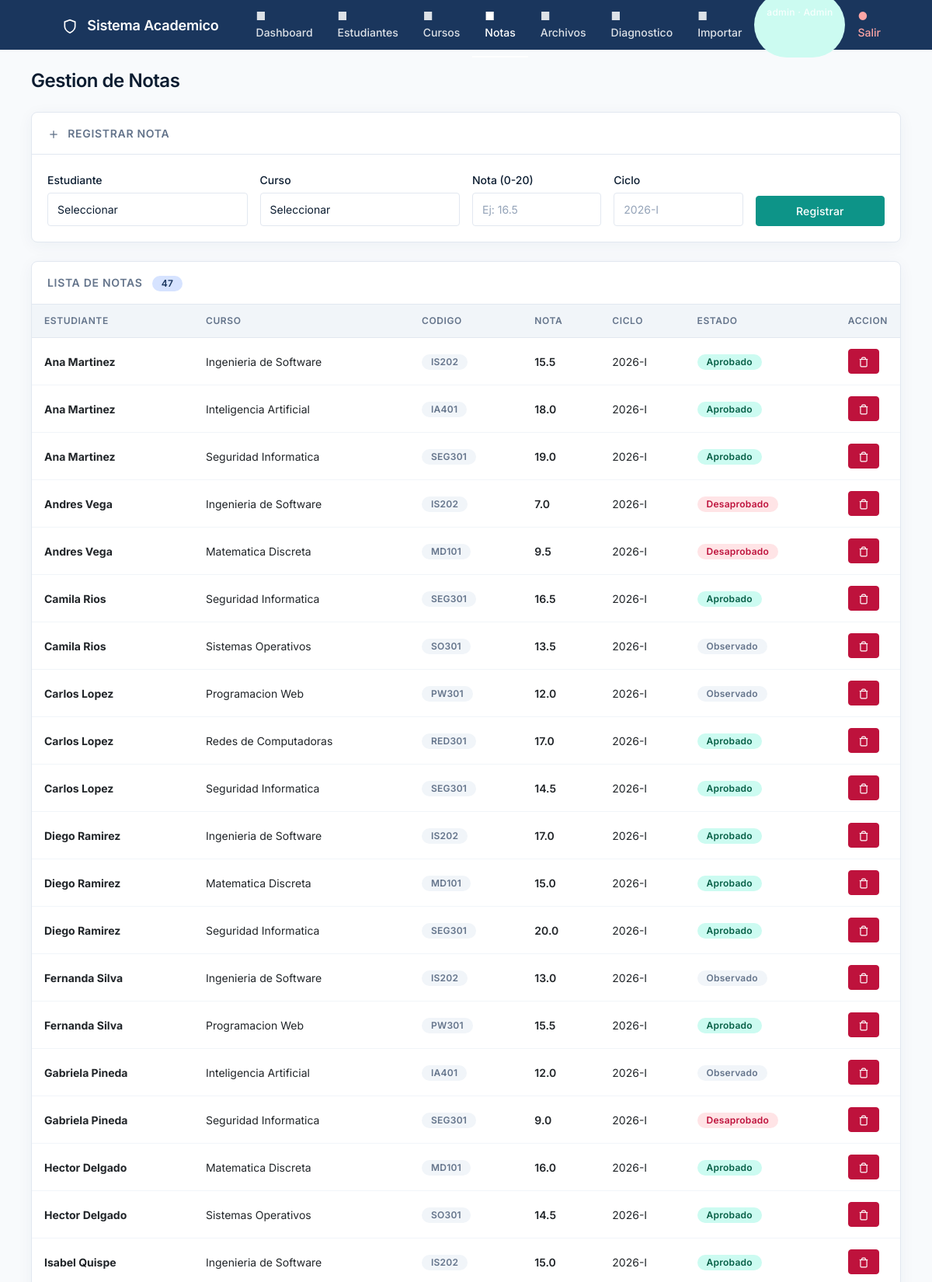
Screenshot of /notas (signed in, upper part) with the database file from the repository.
### tables this page shows
CREATE TABLE notas (
    id INTEGER PRIMARY KEY AUTOINCREMENT,
    estudiante_id INTEGER NOT NULL,
    curso_id INTEGER NOT NULL,
    nota REAL NOT NULL CHECK(nota >= 0 AND nota <= 20),
    ciclo TEXT NOT NULL,
    FOREIGN KEY (estudiante_id) REFERENCES estudiantes(id) ON DELETE CASCADE,
    FOREIGN KEY (curso_id) REFERENCES cursos(id) ON DELETE CASCADE
);

CREATE TABLE estudiantes (
    id INTEGER PRIMARY KEY AUTOINCREMENT,
    nombre TEXT NOT NULL,
    email TEXT NOT NULL UNIQUE,
    carrera TEXT NOT NULL
);

CREATE TABLE cursos (
    id INTEGER PRIMARY KEY AUTOINCREMENT,
    nombre TEXT NOT NULL,
    codigo TEXT NOT NULL UNIQUE,
    creditos INTEGER NOT NULL CHECK(creditos > 0)
);

### app.py (the view)
@app.route('/notas')
@login_required
def notas():
    conn = get_db()
    cursor = conn.cursor()
    cursor.execute("""
        SELECT n.id, n.nota, n.ciclo,
               e.nombre as estudiante_nombre,
               c.nombre as curso_nombre, c.codigo as curso_codigo
        FROM notas n
        JOIN estudiantes e ON n.estudiante_id = e.id
        JOIN cursos c ON n.curso_id = c.id
        ORDER BY e.nombre, c.nombre
    """)
    lista = cursor.fetchall()
    cursor.execute("SELECT * FROM estudiantes")
    estudiantes = cursor.fetchall()
    cursor.execute("SELECT * FROM cursos")
    cursos = cursor.fetchall()
    conn.close()
    return render_template(
        'notas.html', notas=lista,
        estudiantes=estudiantes, cursos=cursos,
    )

### app.py (called while the page is built)
def get_db():
    conn = sqlite3.connect(DB_PATH)
    conn.row_factory = sqlite3.Row
    return conn

def login_required(f):
    @wraps(f)
    def decorated(*args, **kwargs):
        if 'user_id' not in session:
            flash('Debe iniciar sesion', 'warning')
            return redirect(url_for('login'))
        return f(*args, **kwargs)
    return decorated

@app.after_request
def set_security_headers(response):
    response.headers['X-Content-Type-Options'] = 'nosniff'
    response.headers['X-Frame-Options'] = 'DENY'
    response.headers['X-XSS-Protection'] = '1; mode=block'
    response.headers['Content-Security-Policy'] = "default-src 'self'; style-src 'self' 'unsafe-inline' cdn.jsdelivr.net; script-src 'self' 'unsafe-inline' cdn.jsdelivr.net"
    response.headers['Strict-Transport-Security'] = 'max-age=31536000; includeSubDomains'
    response.headers['Referrer-Policy'] = 'strict-origin-when-cross-origin'
    return response

### templates/notas.html (shortened to what this page needs)
{% extends "base.html" %}
{% block content %}
<div class="page-header">
    <h2>Gestion de Notas</h2>
</div>
{% if session.get('rol') == 'admin' %}
<div class="card form-card">
    <div class="card-header">
        <svg width="16" height="16" viewBox="0 0 24 24" fill="none" stroke="currentColor" stroke-width="2" style="margin-right:6px;vertical-align:middle;">
            <line x1="12" y1="5" x2="12" y2="19"/><line x1="5" y1="12" x2="19" y2="12"/>
        </svg>
        Registrar Nota
    </div>
    <div class="card-body">
        <form method="POST" action="{{ url_for('crear_nota') }}">
            <div class="row g-3">
                <div class="col-md-3">
                    <label class="form-label">Estudiante</label>
                    <select class="form-select" name="estudiante_id" required>
                        <option value="">Seleccionar</option>
                    </select>
                </div>
                <div class="col-md-3">
                    <label class="form-label">Curso</label>
                    <select class="form-select" name="curso_id" required>
                        <option value="">Seleccionar</option>
                    </select>
                </div>
                <div class="col-md-2">
                    <label class="form-label">Nota (0-20)</label>
                    <input type="number" step="0.1" min="0" max="20" class="form-control" name="nota" placeholder="Ej: 16.5" required>
                </div>
                <div class="col-md-2">
                    <label class="form-label">Ciclo</label>
                    <input type="text" class="form-control" name="ciclo" placeholder="2026-I" required maxlength="20">
                </div>
                <div class="col-md-2 d-flex align-items-end">
                    <button type="submit" class="btn btn-secure w-100">Registrar</button>
                </div>
            </div>
        </form>
    </div>
</div>
{% endif %}
<div class="card table-card">
    <div class="card-header">
        Lista de Notas
        <span class="badge badge-primary" style="margin-left:8px;">{{ notas|length }}</span>
    </div>
    <div class="card-body">
        {% if notas %}
        <div class="table-responsive">
            <table class="table">
                <thead>
                    <tr>
                        <th>Estudiante</th>
                        <th>Curso</th>
                        <th>Codigo</th>
                        <th style="width:100px;">Nota</th>
                        <th>Ciclo</th>
                        <th>Estado</th>
                        <th style="width:80px;">Accion</th>
                    </tr>
                </thead>
                <tbody>
                    {% for nota in notas %}
                    {% set nota_val = nota.nota %}
                    {% if nota_val >= 14 %}
                        {% set grade_class = 'grade-high' %}
                        {% set badge_text = 'Aprobado' %}
                        {% set badge_type = 'badge-secure' %}
                    {% elif nota_val >= 10.5 %}
                        {% set grade_class = 'grade-medium' %}
                        {% set badge_text = 'Observado' %}
                        {% set badge_type = 'badge-neutral' %}
                    {% else %}
                        {% set grade_class = 'grade-low' %}
                        {% set badge_text = 'Desaprobado' %}
                        {% set badge_type = 'badge-vulnerable' %}
                    {% endif %}
                    <tr>
                        <td><strong>{{ nota.estudiante_nombre }}</strong></td>
                        <td>{{ nota.curso_nombre }}</td>
                        <td><span class="badge badge-neutral">{{ nota.curso_codigo }}</span></td>
                        <td class="grade-cell {{ grade_class }}">{{ "%.1f"|format(nota_val) }}</td>
                        <td>{{ nota.ciclo }}</td>
                        <td><span class="badge {{ badge_type }}">{{ badge_text }}</span></td>
                        <td>
                            {% if session.get('rol') == 'admin' %}
                            <form method="POST" action="{{ url_for('eliminar_nota', id=nota.id) }}" class="d-inline" onsubmit="return confirm('Eliminar esta nota?')">
                                <button type="submit" class="btn btn-vulnerable btn-sm">
                                    <svg width="14" height="14" viewBox="0 0 24 24" fill="none" stroke="currentColor" stroke-width="2" style="vertical-align:middle;">
                                        <polyline points="3 6 5 6 21 6"/><path d="M19 6v14a2 2 0 0 1-2 2H7a2 2 0 0 1-2-2V6m3 0V4a2 2 0 0 1 2-2h4a2 2 0 0 1 2 2v2"/>
                                    </svg>
                                </button>
                            </form>
                            {% else %}
                            <span class="badge badge-neutral">Solo lectura</span>
                            {% endif %}
                        </td>
                    </tr>
                    {% endfor %}
                </tbody>
            </table>
        </div>
        {% endif %}
    </div>
</div>
{% endblock %}

### static/css/style.css (style rules this page uses)
:root { --primary: #1a365d; --primary-light: #2d476f; --primary-container: #d6e3ff; --on-primary: #ffffff; --secondary: #0d9488; --secondary-container: #ccfbf1; --on-secondary: #ffffff; --tertiary: #be123c; --tertiary-container: #ffe4e6; --on-tertiary: #ffffff; --neutral: #64748b; --neutral-light: #e2e8f0; --surface: #f8fafc; --surface-card: #ffffff; --surface-dim: #e2e8f0; --text-primary: #0b1c30; --text-secondary: #475569; --text-muted: #94a3b8; --border: #e2e8f0; --border-focus: #1a365d; --shadow-sm: 0 1px 3px rgba(26, 54, 93, 0.05); --shadow-md: 0 4px 20px rgba(26, 54, 93, 0.05); --shadow-lg: 0 8px 30px rgba(26, 54, 93, 0.12); --radius-sm: 0.25rem; --radius-md: 0.375rem; --radius-lg: 0.5rem; --radius-xl: 0.75rem; --radius-full: 9999px; --font-family: 'Inter', -apple-system, BlinkMacSystemFont, 'Segoe UI', Roboto, sans-serif; }
* { margin: 0; padding: 0; box-sizing: border-box; }
body { font-family: var(--font-family); font-size: 16px; line-height: 1.5; color: var(--text-primary); background-color: var(--surface); -webkit-font-smoothing: antialiased; }
h1, h2, h3, h4, h5, h6 { font-family: var(--font-family); font-weight: 600; letter-spacing: -0.01em; color: var(--text-primary); }
h2 { font-size: 24px; line-height: 32px; margin-bottom: 24px; letter-spacing: -0.02em; }
.card { background: var(--surface-card); border: 1px solid var(--border); border-radius: var(--radius-lg); box-shadow: var(--shadow-md); margin-bottom: 24px; transition: box-shadow 0.2s ease; }
.card-header { background: transparent; border-bottom: 1px solid var(--border); padding: 16px 20px; font-size: 14px; font-weight: 600; text-transform: uppercase; letter-spacing: 0.05em; color: var(--neutral); }
.card-body { padding: 20px; }
.table { font-size: 14px; margin-bottom: 0; }
.table thead th { background: #f1f5f9; font-size: 12px; font-weight: 600; text-transform: uppercase; letter-spacing: 0.05em; color: var(--neutral); border-bottom: 1px solid var(--border); padding: 12px 16px; white-space: nowrap; }
.table tbody td { padding: 14px 16px; vertical-align: middle; border-bottom: 1px solid #f1f5f9; }
.badge { font-family: var(--font-family); font-weight: 600; font-size: 12px; padding: 4px 12px; border-radius: var(--radius-full); letter-spacing: 0.02em; }
.badge-secure { background: var(--secondary-container); color: #065f46; }
.badge-vulnerable { background: var(--tertiary-container); color: var(--tertiary); }
.badge-neutral { background: #f1f5f9; color: var(--neutral); }
.badge-primary { background: var(--primary-container); color: var(--primary); }
.btn { font-family: var(--font-family); font-weight: 500; font-size: 14px; padding: 8px 16px; border-radius: var(--radius-sm); transition: all 0.15s ease; letter-spacing: 0.01em; }
.btn-secure { background: var(--secondary); border: 1px solid var(--secondary); color: var(--on-secondary); }
.btn-vulnerable { background: var(--tertiary); border: 1px solid var(--tertiary); color: var(--on-tertiary); }
.btn-sm { font-size: 12px; padding: 6px 12px; }
.form-label { font-size: 14px; font-weight: 500; color: var(--text-primary); margin-bottom: 6px; }
.form-control, .form-select { font-family: var(--font-family); font-size: 14px; padding: 10px 12px; border: 1px solid var(--border); border-radius: var(--radius-sm); background: var(--surface-card); color: var(--text-primary); transition: border-color 0.15s ease, box-shadow 0.15s ease; }
.form-control::placeholder { color: var(--text-muted); }
.page-header { display: flex; align-items: center; justify-content: space-between; margin-bottom: 24px; }
.page-header h2 { margin-bottom: 0; }
.form-card { margin-bottom: 24px; }
.table-card .card-body { padding: 0; }
.table-card .card-body .table { margin: 0; }
.grade-cell { font-weight: 600; }
.grade-high { color: var(--secondary); }
.grade-medium { color: #ca8a04; }
.grade-low { color: var(--tertiary); }

### rows the page displays
notas: estudiante_nombre "Ana Martinez", curso_nombre "Ingenieria de Software", curso_codigo "IS202", nota "15.5", ciclo "2026-I", badge_text "Aprobado"
notas: estudiante_nombre "Ana Martinez", curso_nombre "Inteligencia Artificial", curso_codigo "IA401", nota "18.0", ciclo "2026-I", badge_text "Aprobado"
notas: estudiante_nombre "Ana Martinez", curso_nombre "Seguridad Informatica", curso_codigo "SEG301", nota "19.0", ciclo "2026-I", badge_text "Aprobado"
notas: estudiante_nombre "Andres Vega", curso_nombre "Ingenieria de Software", curso_codigo "IS202", nota "7.0", ciclo "2026-I", badge_text "Desaprobado"
notas: estudiante_nombre "Andres Vega", curso_nombre "Matematica Discreta", curso_codigo "MD101", nota "9.5", ciclo "2026-I", badge_text "Desaprobado"
notas: estudiante_nombre "Camila Rios", curso_nombre "Seguridad Informatica", curso_codigo "SEG301", nota "16.5", ciclo "2026-I", badge_text "Aprobado"
notas: estudiante_nombre "Camila Rios", curso_nombre "Sistemas Operativos", curso_codigo "SO301", nota "13.5", ciclo "2026-I", badge_text "Observado"
notas: estudiante_nombre "Carlos Lopez", curso_nombre "Programacion Web", curso_codigo "PW301", nota "12.0", ciclo "2026-I", badge_text "Observado"
notas: estudiante_nombre "Carlos Lopez", curso_nombre "Redes de Computadoras", curso_codigo "RED301", nota "17.0", ciclo "2026-I", badge_text "Aprobado"
notas: estudiante_nombre "Carlos Lopez", curso_nombre "Seguridad Informatica", curso_codigo "SEG301", nota "14.5", ciclo "2026-I", badge_text "Aprobado"
notas: estudiante_nombre "Diego Ramirez", curso_nombre "Ingenieria de Software", curso_codigo "IS202", nota "17.0", ciclo "2026-I", badge_text "Aprobado"
notas: estudiante_nombre "Diego Ramirez", curso_nombre "Matematica Discreta", curso_codigo "MD101", nota "15.0", ciclo "2026-I", badge_text "Aprobado"
notas: estudiante_nombre "Diego Ramirez", curso_nombre "Seguridad Informatica", curso_codigo "SEG301", nota "20.0", ciclo "2026-I", badge_text "Aprobado"
notas: estudiante_nombre "Fernanda Silva", curso_nombre "Ingenieria de Software", curso_codigo "IS202", nota "13.0", ciclo "2026-I", badge_text "Observado"
notas: estudiante_nombre "Fernanda Silva", curso_nombre "Programacion Web", curso_codigo "PW301", nota "15.5", ciclo "2026-I", badge_text "Aprobado"
notas: estudiante_nombre "Gabriela Pineda", curso_nombre "Inteligencia Artificial", curso_codigo "IA401", nota "12.0", ciclo "2026-I", badge_text "Observado"
notas: estudiante_nombre "Gabriela Pineda", curso_nombre "Seguridad Informatica", curso_codigo "SEG301", nota "9.0", ciclo "2026-I", badge_text "Desaprobado"
notas: estudiante_nombre "Hector Delgado", curso_nombre "Matematica Discreta", curso_codigo "MD101", nota "16.0", ciclo "2026-I", badge_text "Aprobado"
notas: estudiante_nombre "Hector Delgado", curso_nombre "Sistemas Operativos", curso_codigo "SO301", nota "14.5", ciclo "2026-I", badge_text "Aprobado"
notas: estudiante_nombre "Isabel Quispe", curso_nombre "Ingenieria de Software", curso_codigo "IS202", nota "15.0", ciclo "2026-I", badge_text "Aprobado"

### other values shown
{{ notas|length }} "47"
